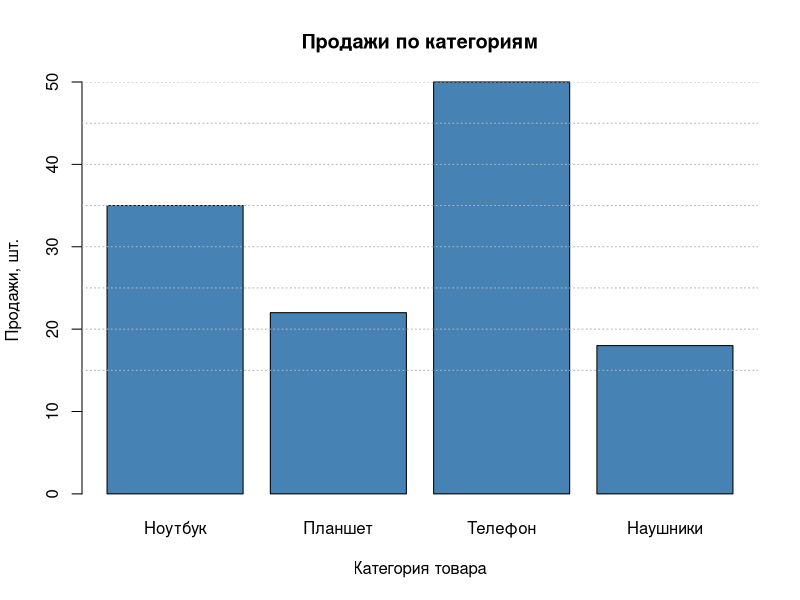

This figure's R source:

# Построить столбчатую диаграмму продаж по 4 товарам.
# Это классическая категориальная визуализация: на оси X — категории,
# на оси Y — числовые значения (объём продаж).


# СОЗДАЁМ МАЛЕНЬКИЙ НАБОР ДАННЫХ (4 СТРОКИ)
# Вектор названий товаров (категории)
products <- c("Ноутбук", "Планшет", "Телефон", "Наушники")

# Вектор продаж (числовые значения), такое же количество элементов
sales <- c(35, 22, 50, 18)

# (Не обязательно, но удобно держать всё в одной таблице)
df_sales <- data.frame(Product = products, Sales = sales)

# СМОТРИМ, ЧТО ПОЛУЧИЛОСЬ (быстрая проверка)
df_sales
str(df_sales)

# СТРОИМ СТОЛБЧАТУЮ ДИАГРАММУ
# barplot() — базовая функция для столбчатых диаграмм.
# Аргумент 'names.arg' — подписи под столбцами (на оси X).
# 'main' — заголовок, 'xlab'/'ylab' — подписи осей.
# 'col' — цвет столбиков (можно один цвет на все столбцы).
barplot(
  height = df_sales$Sales,            # высота столбцов = значения продаж
  names.arg = df_sales$Product,       # подписи категорий под столбцами
  main = "Продажи по категориям",     # заголовок графика
  xlab = "Категория товара",          # подпись оси X
  ylab = "Продажи, шт.",              # подпись оси Y
  col  = "steelblue"                  # цвет столбиков
)

# СЕТКА ПО ОСИ Y (необязательно, но помогает читать значения)
# abline(h = ...) рисует горизонтальные линии. 'lty=3' — пунктир.
abline(h = pretty(df_sales$Sales), lty = 3, col = "gray70")
